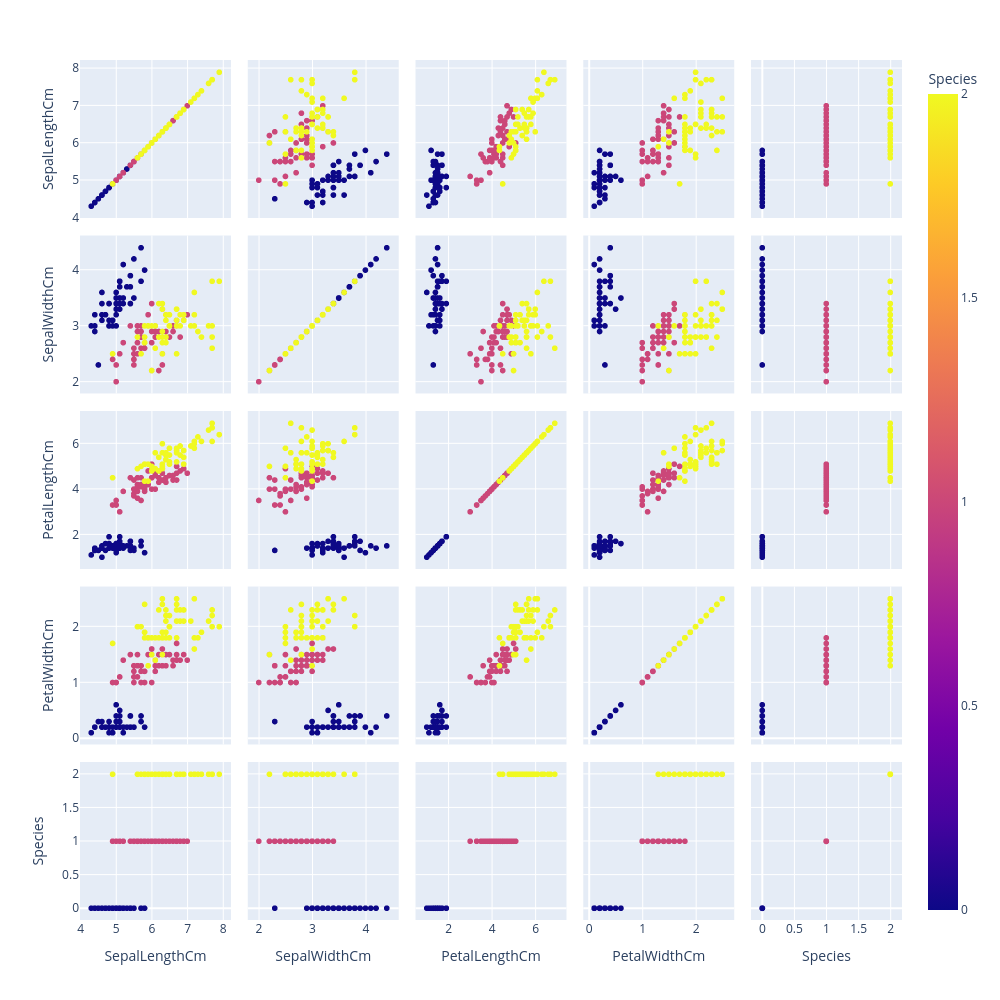

Notebook code cell kept with this figure:
### Code cell
fig = plt.scatter_matrix(iris_data.iloc[:,1:6], color="Species", width=1000, height=1000)
fig.show()

### Figure 1 — Plotly figure (JSON) as saved in the notebook; plotly's stock layout.template omitted (floating-point values rounded to 4 significant figures; data arrays with more than 128 entries replaced by an {"elided": "..."} marker saying what was removed)
{"data": [{"dimensions": [{"axis": {"matches": true}, "label": "SepalLengthCm", "values": {"elided": "152 float values"}}, {"axis": {"matches": true}, "label": "SepalWidthCm", "values": {"elided": "152 float values"}}, {"axis": {"matches": true}, "label": "PetalLengthCm", "values": {"elided": "152 float values"}}, {"axis": {"matches": true}, "label": "PetalWidthCm", "values": {"elided": "152 float values"}}, {"axis": {"matches": true}, "label": "Species", "values": {"elided": "152 int values"}}], "hovertemplate": "%{xaxis.title.text}=%{x}<br>%{yaxis.title.text}=%{y}<br>Species=%{marker.color}<extra></extra>", "legendgroup": "", "marker": {"color": {"elided": "152 int values"}, "coloraxis": "coloraxis", "symbol": "circle"}, "name": "", "showlegend": false, "type": "splom"}], "layout": {"coloraxis": {"colorbar": {"title": {"text": "Species"}}, "colorscale": [[0, "#0d0887"], [0.1111, "#46039f"], [0.2222, "#7201a8"], [0.3333, "#9c179e"], [0.4444, "#bd3786"], [0.5556, "#d8576b"], [0.6667, "#ed7953"], [0.7778, "#fb9f3a"], [0.8889, "#fdca26"], [1, "#f0f921"]]}, "dragmode": "select", "height": 1000, "legend": {"tracegroupgap": 0}, "margin": {"t": 60}, "width": 1000}}
